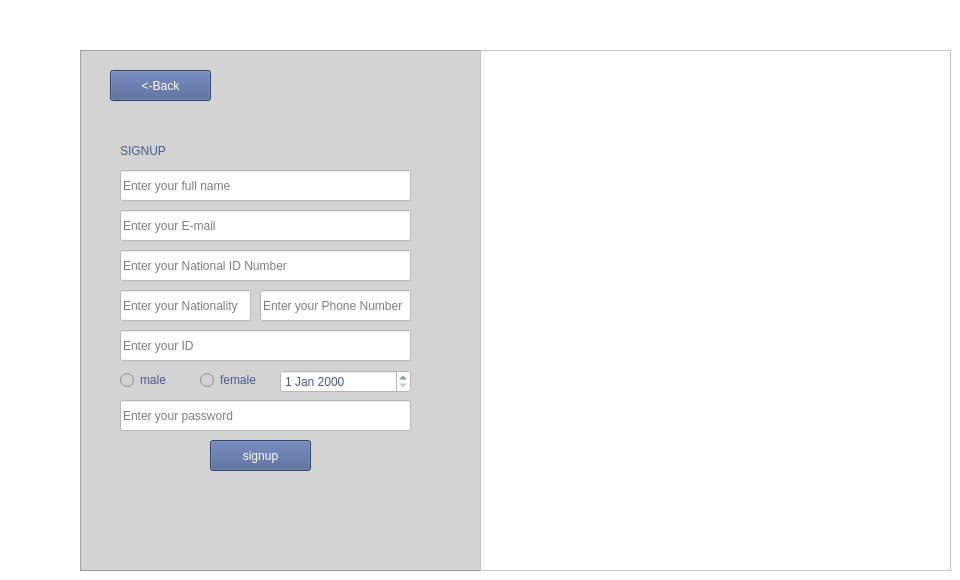
				<widget class="QWidget" name="page_7">
					<property name="styleSheet">
						<string notr="true">
							background-color: rgb(255, 255, 255);
							color: rgb(0, 0, 0);
						</string>
					</property>
					<widget class="QFrame" name="frame_14">
						<property name="geometry">
							<rect>
								<x>80</x>
								<y>50</y>
								<width>471</width>
								<height>521</height>
							</rect>
						</property>
						<property name="styleSheet">
							<string notr="true">background-color: rgb(211, 211, 211);</string>
						</property>
						<property name="frameShape">
							<enum>QFrame::Shape::StyledPanel</enum>
						</property>
						<property name="frameShadow">
							<enum>QFrame::Shadow::Raised</enum>
						</property>
						<widget class="QLabel" name="label_22">
							<property name="geometry">
								<rect>
									<x>40</x>
									<y>60</y>
									<width>311</width>
									<height>81</height>
								</rect>
							</property>
							<property name="styleSheet">
								<string notr="true">
									font: 700 20pt &quot;Segoe UI&quot;;

									color: rgb(70, 92, 144);
								</string>
							</property>
							<property name="text">
								<string>SIGNUP</string>
							</property>
						</widget>
						<widget class="QLineEdit" name="studUPname">
							<property name="geometry">
								<rect>
									<x>40</x>
									<y>120</y>
									<width>291</width>
									<height>31</height>
								</rect>
							</property>
							<property name="styleSheet">
								<string notr="true">background-color: rgb(255, 255, 255);</string>
							</property>
							<property name="text">
								<string/>
							</property>
							<property name="frame">
								<bool>true</bool>
							</property>
							<property name="echoMode">
								<enum>QLineEdit::EchoMode::Normal</enum>
							</property>
							<property name="readOnly">
								<bool>false</bool>
							</property>
							<property name="placeholderText">
								<string>Enter your full name</string>
							</property>
						</widget>
						<widget class="QLineEdit" name="studUPpass">
							<property name="geometry">
								<rect>
									<x>40</x>
									<y>350</y>
									<width>291</width>
									<height>31</height>
								</rect>
							</property>
							<property name="styleSheet">
								<string notr="true">background-color: rgb(255, 255, 255);</string>
							</property>
							<property name="text">
								<string/>
							</property>
							<property name="echoMode">
								<enum>QLineEdit::EchoMode::Password</enum>
							</property>
							<property name="readOnly">
								<bool>false</bool>
							</property>
							<property name="placeholderText">
								<string>Enter your password</string>
							</property>
						</widget>
						<widget class="QPushButton" name="StudentSignUpconB_2">
							<property name="geometry">
								<rect>
									<x>130</x>
									<y>390</y>
									<width>101</width>
									<height>31</height>
								</rect>
							</property>
							<property name="styleSheet">
								<string notr="true">
									background-color: rgb(70, 92, 144);
									color: rgb(255, 255, 255);
									font: 12pt &quot;Segoe UI&quot;;
								</string>
							</property>
							<property name="text">
								<string>signup</string>
							</property>
						</widget>
						<widget class="QLineEdit" name="studUPemail">
							<property name="geometry">
								<rect>
									<x>40</x>
									<y>160</y>
									<width>291</width>
									<height>31</height>
								</rect>
							</property>
							<property name="styleSheet">
								<string notr="true">background-color: rgb(255, 255, 255);</string>
							</property>
							<property name="text">
								<string/>
							</property>
							<property name="echoMode">
								<enum>QLineEdit::EchoMode::Normal</enum>
							</property>
							<property name="readOnly">
								<bool>false</bool>
							</property>
							<property name="placeholderText">
								<string>Enter your E-mail</string>
							</property>
						</widget>
						<widget class="QLineEdit" name="studUPNationalid">
							<property name="geometry">
								<rect>
									<x>40</x>
									<y>200</y>
									<width>291</width>
									<height>31</height>
								</rect>
							</property>
							<property name="styleSheet">
								<string notr="true">background-color: rgb(255, 255, 255);</string>
							</property>
							<property name="text">
								<string/>
							</property>
							<property name="echoMode">
								<enum>QLineEdit::EchoMode::Normal</enum>
							</property>
							<property name="readOnly">
								<bool>false</bool>
							</property>
							<property name="placeholderText">
								<string>Enter your National ID Number</string>
							</property>
						</widget>
						<widget class="QPushButton" name="StudentSignupbackB">
							<property name="geometry">
								<rect>
									<x>30</x>
									<y>20</y>
									<width>101</width>
									<height>31</height>
								</rect>
							</property>
							<property name="styleSheet">
								<string notr="true">
									background-color: rgb(70, 92, 144);
									color: rgb(255, 255, 255);
									font: 12pt &quot;Segoe UI&quot;;
								</string>
							</property>
							<property name="text">
								<string>&lt;-Back</string>
							</property>
						</widget>
						<widget class="QRadioButton" name="male">
							<property name="geometry">
								<rect>
									<x>40</x>
									<y>320</y>
									<width>78</width>
									<height>20</height>
								</rect>
							</property>
							<property name="styleSheet">
								<string notr="true">
									font: 700 10pt &quot;Segoe UI&quot;;
									color: rgb(70, 92, 144);
								</string>
							</property>
							<property name="text">
								<string>male</string>
							</property>
						</widget>
						<widget class="QRadioButton" name="female">
							<property name="geometry">
								<rect>
									<x>120</x>
									<y>320</y>
									<width>78</width>
									<height>20</height>
								</rect>
							</property>
							<property name="styleSheet">
								<string notr="true">
									font: 700 10pt &quot;Segoe UI&quot;;
									color: rgb(70, 92, 144);
								</string>
							</property>
							<property name="text">
								<string>female</string>
							</property>
						</widget>
						<widget class="QDateEdit" name="studDate">
							<property name="geometry">
								<rect>
									<x>200</x>
									<y>320</y>
									<width>131</width>
									<height>23</height>
								</rect>
							</property>
							<property name="styleSheet">
								<string notr="true">
									color: rgb(70, 92, 144);
									background-color: rgb(255, 255, 255);
								</string>
							</property>
						</widget>
						<widget class="QLineEdit" name="studUPid_2">
							<property name="geometry">
								<rect>
									<x>40</x>
									<y>240</y>
									<width>131</width>
									<height>31</height>
								</rect>
							</property>
							<property name="styleSheet">
								<string notr="true">background-color: rgb(255, 255, 255);</string>
							</property>
							<property name="text">
								<string/>
							</property>
							<property name="echoMode">
								<enum>QLineEdit::EchoMode::Normal</enum>
							</property>
							<property name="readOnly">
								<bool>false</bool>
							</property>
							<property name="placeholderText">
								<string>Enter your Nationality </string>
							</property>
						</widget>
						<widget class="QLineEdit" name="studUPidPhone">
							<property name="geometry">
								<rect>
									<x>180</x>
									<y>240</y>
									<width>151</width>
									<height>31</height>
								</rect>
							</property>
							<property name="styleSheet">
								<string notr="true">background-color: rgb(255, 255, 255);</string>
							</property>
							<property name="text">
								<string/>
							</property>
							<property name="echoMode">
								<enum>QLineEdit::EchoMode::Normal</enum>
							</property>
							<property name="readOnly">
								<bool>false</bool>
							</property>
							<property name="placeholderText">
								<string>Enter your Phone Number</string>
							</property>
						</widget>
						<widget class="QLineEdit" name="studUPid_3">
							<property name="geometry">
								<rect>
									<x>40</x>
									<y>280</y>
									<width>291</width>
									<height>31</height>
								</rect>
							</property>
							<property name="styleSheet">
								<string notr="true">background-color: rgb(255, 255, 255);</string>
							</property>
							<property name="text">
								<string/>
							</property>
							<property name="echoMode">
								<enum>QLineEdit::EchoMode::Normal</enum>
							</property>
							<property name="readOnly">
								<bool>false</bool>
							</property>
							<property name="placeholderText">
								<string>Enter your ID </string>
							</property>
						</widget>
					</widget>
					<widget class="QFrame" name="frame_13">
						<property name="geometry">
							<rect>
								<x>480</x>
								<y>50</y>
								<width>471</width>
								<height>521</height>
							</rect>
						</property>
						<property name="styleSheet">
							<string notr="true">background-color: rgb(255, 255, 255);</string>
						</property>
						<property name="frameShape">
							<enum>QFrame::Shape::StyledPanel</enum>
						</property>
						<property name="frameShadow">
							<enum>QFrame::Shadow::Raised</enum>
						</property>
						<widget class="QLabel" name="label_20">
							<property name="geometry">
								<rect>
									<x>30</x>
									<y>40</y>
									<width>391</width>
									<height>411</height>
								</rect>
							</property>
							<property name="text">
								<string/>
							</property>
							<property name="pixmap">
								<pixmap resource="project01.qrc">:/project01/Sign up-cuate.png</pixmap>
							</property>
							<property name="scaledContents">
								<bool>true</bool>
							</property>
						</widget>
						<widget class="QLabel" name="label_21">
							<property name="geometry">
								<rect>
									<x>390</x>
									<y>10</y>
									<width>61</width>
									<height>61</height>
								</rect>
							</property>
							<property name="styleSheet">
								<string notr="true">
									font: 700 36pt &quot;Segoe UI&quot;;
									color: rgb(70, 92, 144);
								</string>
							</property>
							<property name="text">
								<string/>
							</property>
							<property name="pixmap">
								<pixmap resource="project01.qrc">:/newPrefix/Screenshot_2025-05-15_005716-removebg-preview.png</pixmap>
							</property>
							<property name="scaledContents">
								<bool>true</bool>
							</property>
						</widget>
					</widget>
				</widget>
